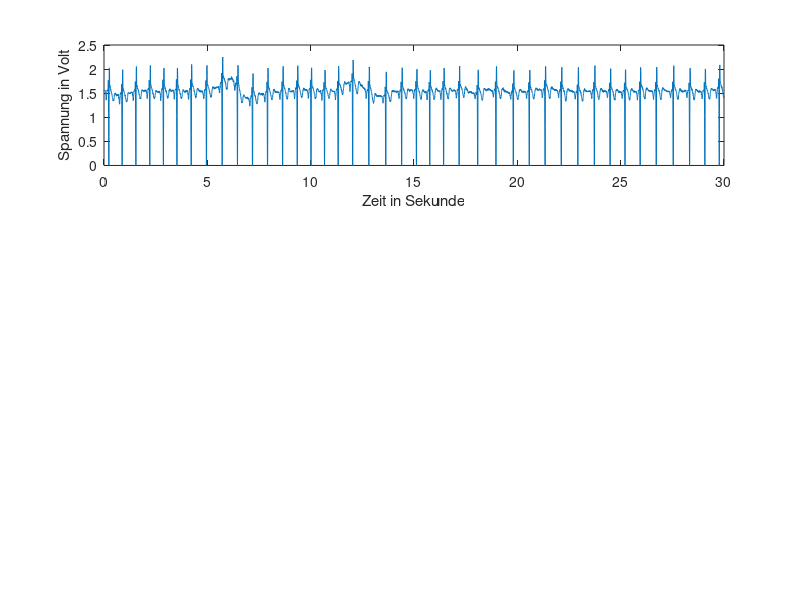

This figure's MATLAB source: (Note: this script raises an error after producing the figure.)
%% EKG Projekt WS 2023
% Datum: 24.10.2023

%% Teammitglieder:
% Tamara SUM          73319
% Johannes WERNER     73431

clear 
close all
clc

%% Laden des EGK-Signals

%load("EKG-Daten_tamara3.mat");
load("EKG-Daten_raw_johannes_4.mat");
load("EKG-Daten_IIR_johannes_4.mat");
%load("EKG-Daten_johannes_2.mat");

%ekg_data_raw = ekg_data;

%% Allgemeine Parameter

N = length(ekg_data_raw);
fA = 250;                           % Abtastfrequenz in Hz
TA = 1/fA;                          % Abtastzeit in s
%T = 30;                             % Simulationszeit in Sekunde
t = linspace(0, (N-1) * TA, N);     % Zeitvektor 

FreqAxis = linspace(0, fA, N+1);    % Frequenzachse
FreqAxis = FreqAxis(1:end-1);                   


Fw_raw = fft(ekg_data_raw);                         % Fouriertransformation - Betragspektrum
Fw_IIR = fft(ekg_data_IIR);
Fw_raw_A = abs(Fw_raw) / N;                             % Amplitudenspektrum
Fw_IIR_A = abs(Fw_IIR) / N;


% Index des Koeffizienten bei 49,5 Hz und 50,5 Hz & (199,5 Hz und 200,5 Hz)
index_49_5Hz = round(49.5 / (fA / N));
index_50_5Hz = round(50.5 / (fA / N));

index_199_5Hz = round(199.5 / (fA / N));
index_200_5Hz = round(200.5  / (fA / N));


% Frequenzbereich zwischen 49,5 Hz und 50,5 Hz (& 199,5 Hz und 200,5 Hz) eliminieren
Fw_filt = Fw_raw;
Fw_filt(index_49_5Hz:index_50_5Hz) = 0;
Fw_filt(index_199_5Hz:index_200_5Hz) = 0;


ekg_data_filt = ifft(Fw_filt);                      % Inverse FFT, um das gefilterte Signal zurückzubekommen
Fw_filt_A = abs(Fw_filt) / N;                       % Amplitudenspektrum


%% Plot der EKG-Aufnahme
figure(1)
subplot(3, 1, 1)
plot(t, ekg_data_raw);
xlabel('Zeit in Sekunde');
ylabel('Spannung in Volt');
title('EKG-Signal', 'Rohdaten');
axis([0, 30, 0, 3.3])
grid;

subplot(3, 1, 2)
plot(t, ekg_data_filt);
title('', 'Gefiltert in Matlab');
xlabel('Zeit in Sekunde');
ylabel('Spannung in Volt');
axis([0, 30, 0, 3.3])
grid;

subplot(3, 1, 3)
plot(t, ekg_data_IIR);
title('', 'Gefiltert mit digitalem IIR-Notch-Filter');
xlabel('Zeit in Sekunde');
ylabel('Spannung in Volt');
axis([0, 30, 0, 3.3])
grid;

%% Plot des Amplitudenspektrums
figure(2)
subplot(3, 1, 1)
stem(FreqAxis, Fw_raw_A);
title('Amplitudenspektrum des Signals', 'Rohdaten');
xlabel('Frequenz in Hertz');
ylabel('Amplitude');
xlim([0, 55]);
grid;

subplot(3, 1, 2)
stem(FreqAxis, Fw_filt_A);
title('','Gefiltert in Matlab');
xlabel('Frequenz in Hertz');
ylabel('Amplitude');
xlim([0, 55]);
grid;

subplot(3, 1, 3)
stem(FreqAxis, Fw_IIR_A);
title('','Gefiltert mit digitalem IIR-Notch-Filter');
xlabel('Frequenz in Hertz');
ylabel('Amplitude');
xlim([0, 55]);
grid;

%%  Herzratenvariabilität (HRV) 

Rthreshold = 1.7;                   % Schwellwert von R-Zacke
HBcount = 0;                        % Anzahl Herzschläge
lastHB = 0;                         % Zeit des letzten Herzschlags
diffBetweenHB = 0;                  % Vektor mit Zeitdifferenz zw. R-Zacken | RR-Intervall
n = 1;                              % Index äußere while-Schleife
i = 1;                              % Index innere while-Schleife

figure(3)
% subplot (2, 1, 1)
plot(t, ekg_data_raw);
xlabel('Zeit in Sekunde');
ylabel('Spannung in Volt');
title('EKG-Signal mit R-Zacken-Detektion');
axis([0, 30, 0, 3.3])
hold on
grid;

while (n < length(ekg_data_raw))                   % Go through all data
    if (ekg_data_raw(1,n) >= Rthreshold)           % Look for QRS-Komplexe (R-Zacke)
        while (ekg_data_raw(1,n) >= Rthreshold)    % Look for end of QRS
            n=n+1;
        end
        HBcount = HBcount + 1;                 % Count heartbeat
        diffBetweenHB(i) = t(1,n) - lastHB;    % Save time passed since last heartbeat
        lastHB = t(1,n);
        i=i+1;
        plot(t(1,n),2,'r*');
    end
    n=n+1;
end

bpm = HBcount / 30 * 60;                        % Herzschläge pro Minute
hrv = std(timeSinceLastHB);                     % Herzratenvariabilität
hold off;

% EKG to C++ array
% ekg_data_raw=ekg_data_raw/3.3*4095
% fmt=['uint%d_t %s={' repmat('%d,',1,numel(ekg_data_raw)-1) '%d}'];
% c_code=sprintf(fmt,8,'ekg_data',ekg_data_raw)


